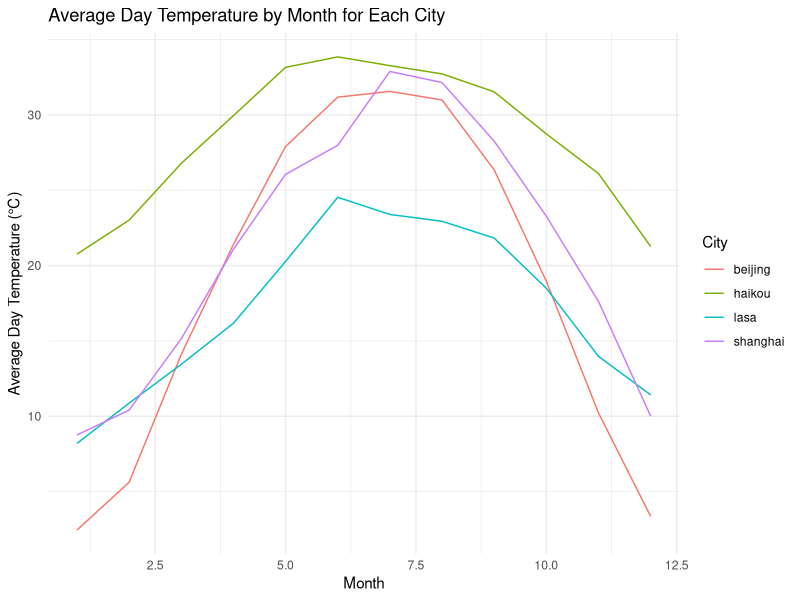
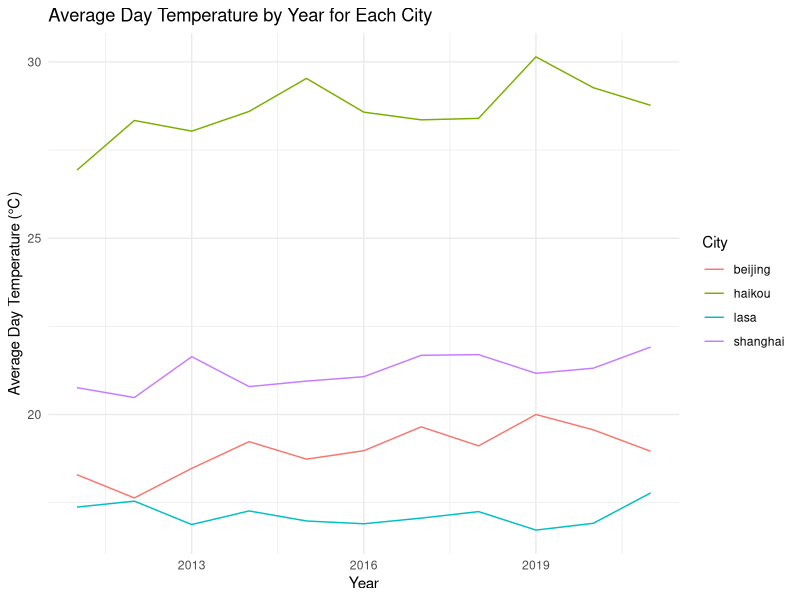
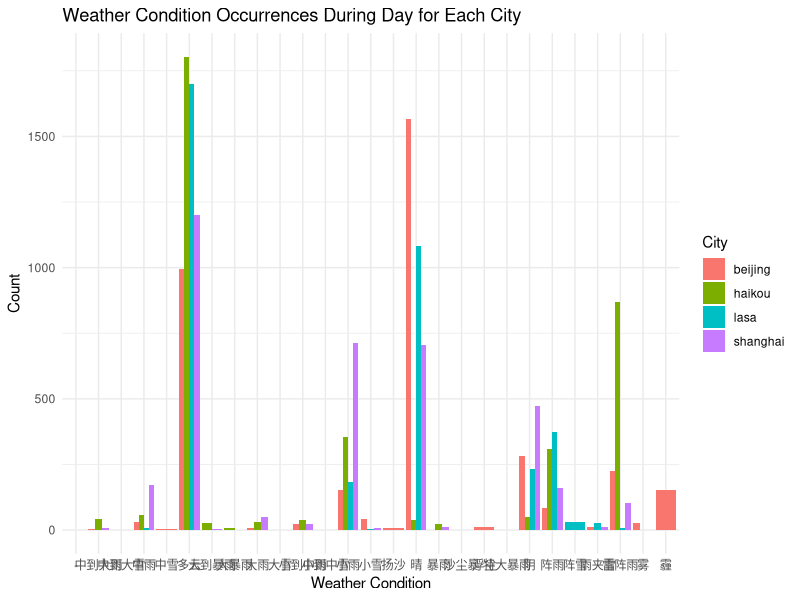
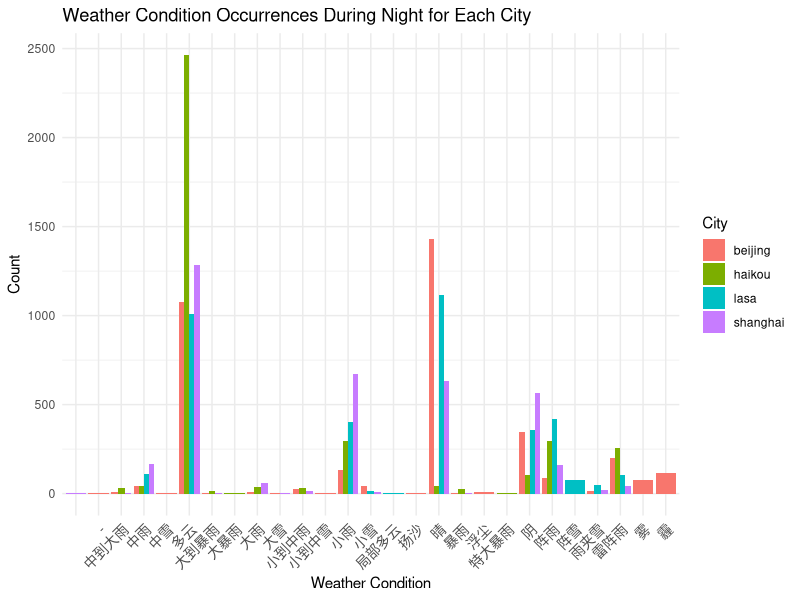
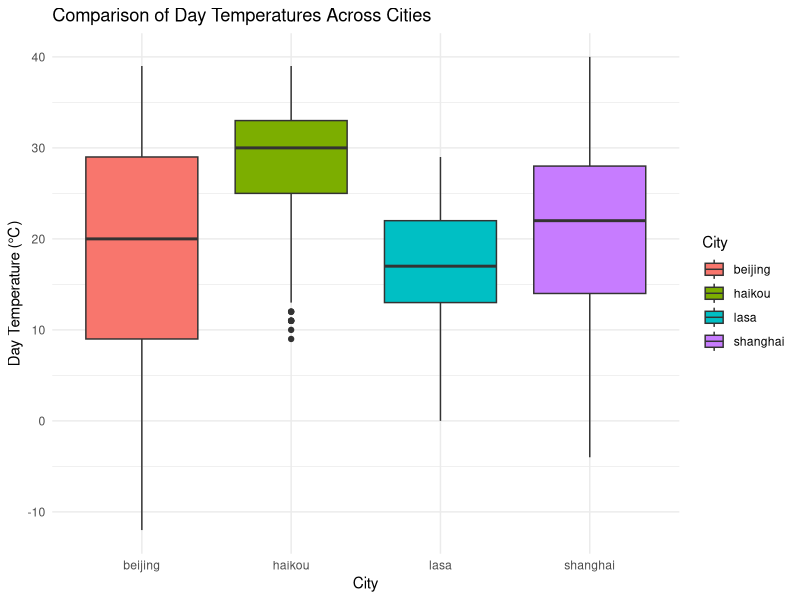
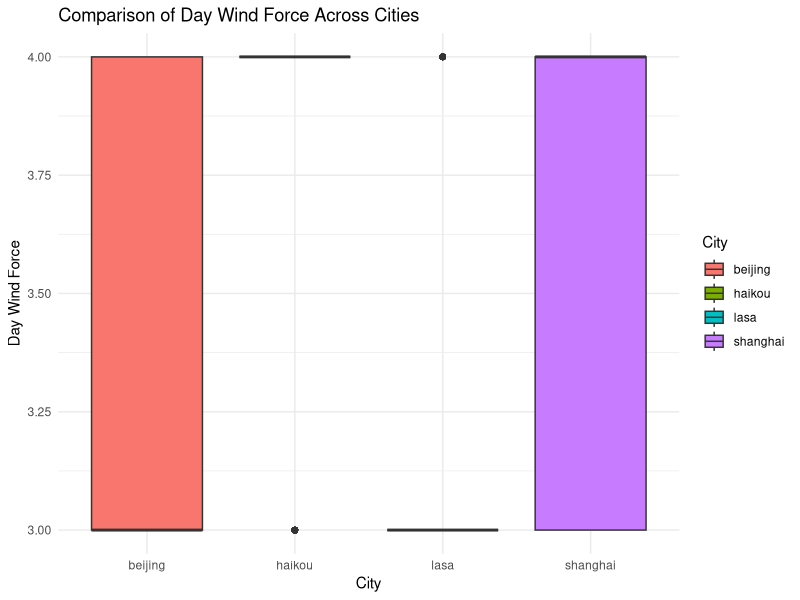

Write the R code that produced these figures, in order.
## ---- chunk 1
# Load libraries
library(ggplot2)
library(dplyr)
library(lubridate)
library(tidyr)

# Read the data from CSV
data <- read.csv("data.csv")

# Convert Date to Date format
data$Date <- as.Date(data$Date)

# Extract month and year for time-based analysis
data$Year <- year(data$Date)
data$Month <- month(data$Date)

# For temperature, you may need to clean/remove the "℃" symbol and convert them to numeric values
data$Day.Temp <- as.numeric(gsub("℃", "", data$Day.Temp))
data$Night.Temp <- as.numeric(gsub("℃", "", data$Night.Temp))
## ---- chunk 2
# Summary statistics for temperature (Day and Night)
summary_stats <- data %>%
  group_by(City) %>%
  summarise(
    Day_Temperature_Mean = mean(Day.Temp, na.rm = TRUE),
    Night_Temperature_Mean = mean(Night.Temp, na.rm = TRUE),
    Day_Temperature_Median = median(Day.Temp, na.rm = TRUE),
    Night_Temperature_Median = median(Night.Temp, na.rm = TRUE),
    Day_Temperature_Min = min(Day.Temp, na.rm = TRUE),
    Night_Temperature_Min = min(Night.Temp, na.rm = TRUE),
    Day_Temperature_Max = max(Day.Temp, na.rm = TRUE),
    Night_Temperature_Max = max(Night.Temp, na.rm = TRUE)
  )
print(summary_stats)

# Summary statistics for Wind Force
# Assuming you have numerical values for wind force, otherwise, you might need to convert them
# For simplicity, we assume a placeholder conversion function for wind force (e.g., '≤3级' as 3).
data$Day.Wind.Force <- gsub("级", "", data$Day.Wind.Force)
data$Night.Wind.Force <- gsub("级", "", data$Night.Wind.Force)

# Convert wind force to numeric (assumes categories like '≤3级', '3-4级', etc.)
data$Day.Wind.Force <- as.numeric(ifelse(data$Day.Wind.Force == "≤3", 3, ifelse(data$Day.Wind.Force == "3-4", 4, NA)))
data$Night.Wind.Force <- as.numeric(ifelse(data$Night.Wind.Force == "≤3", 3, ifelse(data$Night.Wind.Force == "3-4", 4, NA)))

# Wind force summary statistics
wind_stats <- data %>%
  group_by(City) %>%
  summarise(
    Day_Wind_Force_Mean = mean(Day.Wind.Force, na.rm = TRUE),
    Night_Wind_Force_Mean = mean(Night.Wind.Force, na.rm = TRUE),
    
    
    Day_Wind_Force_Max = max(Day.Wind.Force, na.rm = TRUE),
    Night_Wind_Force_Max = max(Night.Wind.Force, na.rm = TRUE)
  )
print(wind_stats)
## ---- chunk 3
# Average temperature by month for each city
temperature_by_month <- data %>%
  group_by(City, Month) %>%
  summarise(
    Average_Day_Temperature = mean(Day.Temp, na.rm = TRUE),
    Average_Night_Temperature = mean(Night.Temp, na.rm = TRUE)
  )

# Plot temperature over time for each city
ggplot(temperature_by_month, aes(x = Month, y = Average_Day_Temperature, color = City)) +
  geom_line() +
  labs(title = "Average Day Temperature by Month for Each City", x = "Month", y = "Average Day Temperature (℃)") +
  theme_minimal()

# Yearly temperature trend for each city
temperature_by_year <- data %>%
  group_by(City, Year) %>%
  summarise(
    Average_Day_Temperature = mean(Day.Temp, na.rm = TRUE),
    Average_Night_Temperature = mean(Night.Temp, na.rm = TRUE)
  )

# Plot yearly temperature trend
ggplot(temperature_by_year, aes(x = Year, y = Average_Day_Temperature, color = City)) +
  geom_line() +
  labs(title = "Average Day Temperature by Year for Each City", x = "Year", y = "Average Day Temperature (℃)") +
  theme_minimal()
## ---- chunk 4
# Count the occurrences of each weather condition (Day and Night) by city
weather_condition_day <- data %>%
  group_by(City, Day.Weather) %>%
  summarise(Count = n())

weather_condition_night <- data %>%
  group_by(City, Night.Weather) %>%
  summarise(Count = n())

# Plot weather condition occurrences (day)
ggplot(weather_condition_day, aes(x = Day.Weather, y = Count, fill = City)) +
  geom_bar(stat = "identity", position = "dodge") +
  labs(title = "Weather Condition Occurrences During Day for Each City", x = "Weather Condition", y = "Count") +
  theme_minimal()

ggplot(weather_condition_night, aes(x = Night.Weather, y = Count, fill = City)) +
  geom_bar(stat = "identity", position = "dodge") +
  labs(title = "Weather Condition Occurrences During Night for Each City", x = "Weather Condition", y = "Count") +
  theme_minimal() +
  theme(
    axis.text.x = element_text(angle = 45, hjust = 1, size = 10) # Rotate labels by 45 degrees
  )
## ---- chunk 5
# Compare average temperatures across cities
ggplot(data, aes(x = City, y = Day.Temp, fill = City)) +
  geom_boxplot() +
  labs(title = "Comparison of Day Temperatures Across Cities", y = "Day Temperature (℃)") +
  theme_minimal()

# Compare average wind force across cities
ggplot(data, aes(x = City, y = Day.Wind.Force, fill = City)) +
  geom_boxplot() +
  labs(title = "Comparison of Day Wind Force Across Cities", y = "Day Wind Force") +
  theme_minimal()

# ANOVA to test if there are significant differences in temperatures across cities
anova_result <- aov(Day.Temp ~ City, data = data)
summary(anova_result)
